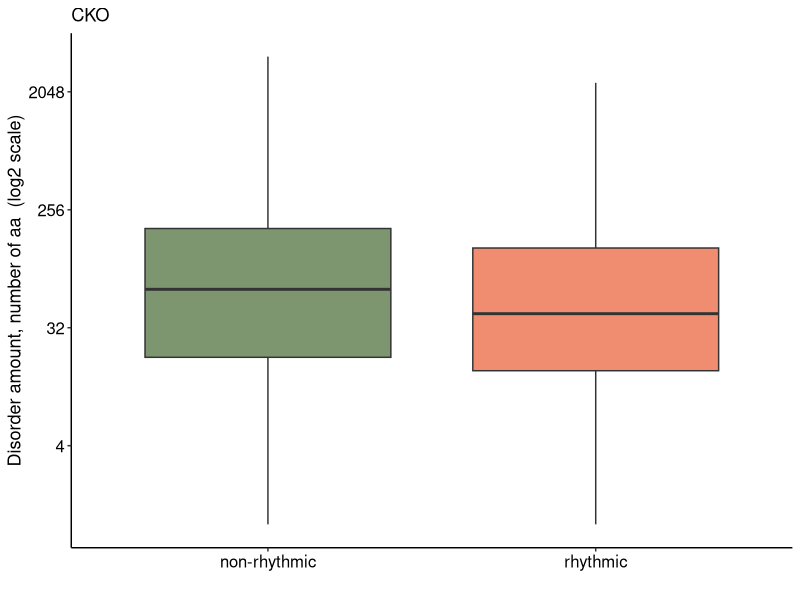
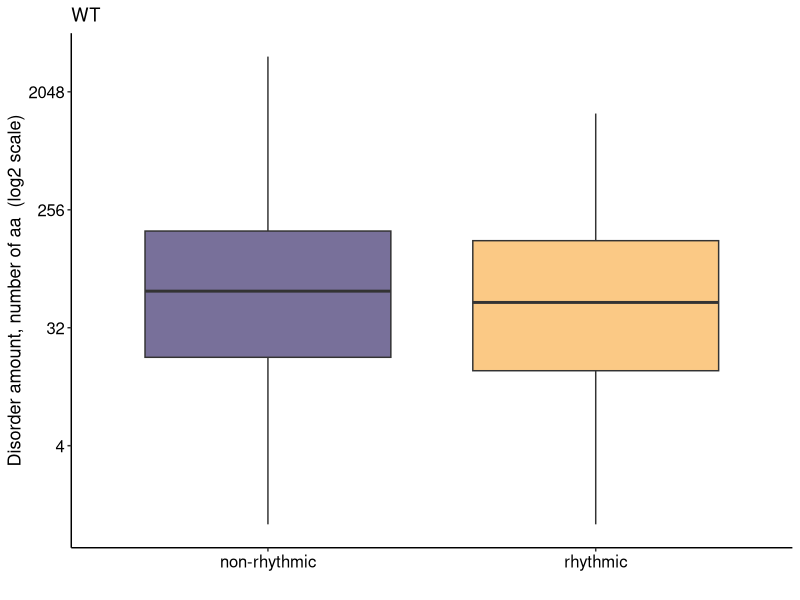
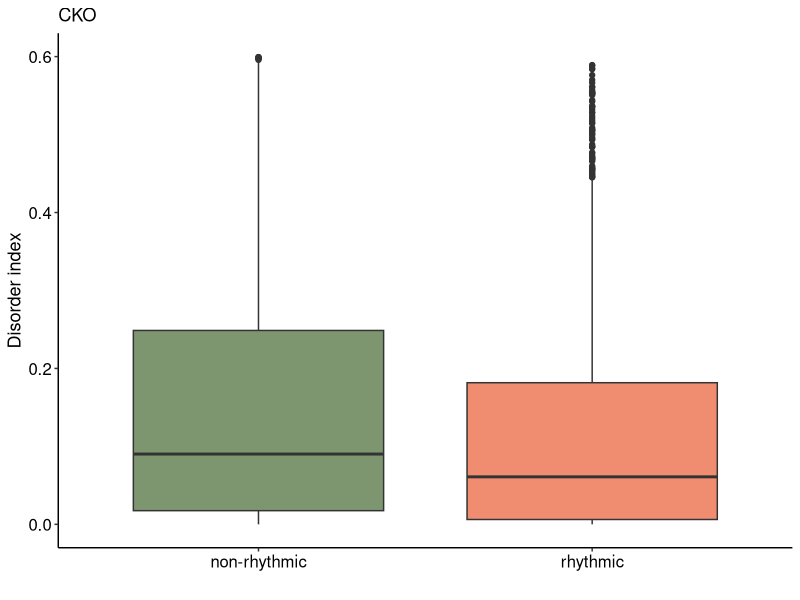
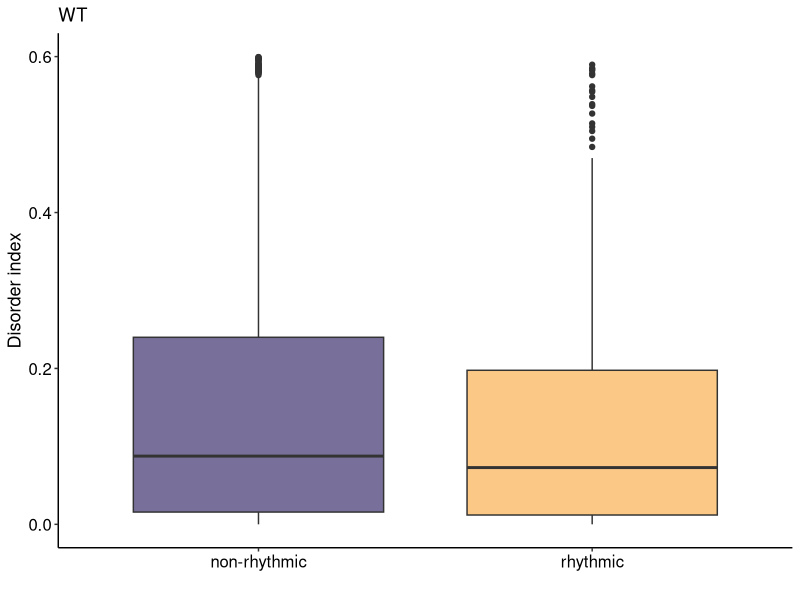
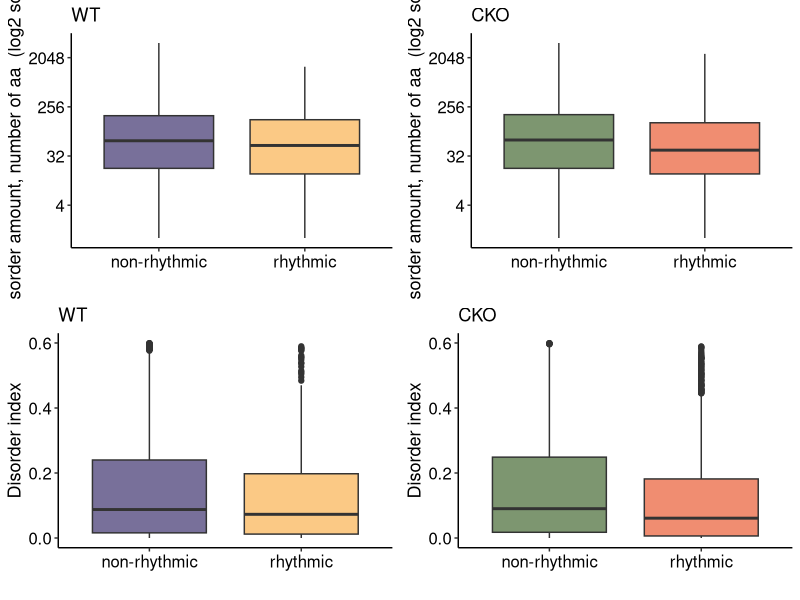

Source code (R) for these figures, in order:
## ---- chunk 1
#setup

#clear your workspace
rm(list=ls())

#Load useful packages

if (!require("tidyverse")) {
  install.packages("tidyverse", dependencies = TRUE)
  library(tidyverse)
}

if (!require("gridExtra")) {
  install.packages("gridExtra", dependencies = TRUE)
  library(gridExtra)
}

if (!require("tools")) {
  install.packages("tools", dependencies = TRUE)
  library(tools)
}

#read the RAIN results (from independent analysis), the calculated disorder, and merge
WT_res <- read.csv("WT RAIN corrected ID.csv", stringsAsFactors = FALSE)
disorder <- read.csv("all disorder.csv", stringsAsFactors = FALSE)

WT_all <- merge(WT_res, disorder, by="Uniprot_ID")

#same for CKO
CKO_res <- read.csv("CKO RAIN corrected ID.csv", stringsAsFactors = FALSE)
CKO_all <- merge(CKO_res, disorder, by="Uniprot_ID")

#create rhythmic & nonrhythmic subsets
WT_rhy <- subset(WT_all, pVal<0.05)
CKO_rhy <- subset(CKO_all, pVal<0.05)
WT_nonrhy <- subset(WT_all, pVal>0.05)
CKO_nonrhy <- subset(CKO_all, pVal>0.05)
## ---- chunk 2
#NEW- boxplots, with logged y axis; way overengineered and annoyingly made for colors, tried to match the transparent plots of abundance in the first place...

colours <- c("WT Rhythmic" = "#FBC985", "WT Not Rhythmic" = "#78709A", "CKO Rhythmic" = "#F08D71", "CKO Not Rhythmic" = "#7D9670")
#theme
axis_text_size = 12
axis_label_size = 13
plottheme <- theme( # make it look nice
  panel.border = element_blank(),  
  panel.grid.major = element_blank(),
  panel.grid.minor = element_blank(),
  panel.background = element_blank(),
  axis.line = element_line(colour = "black"),
  axis.text=element_text(colour="black", size = axis_text_size),
  axis.title = element_text(colour = "black", size = axis_label_size))

#eg
CKO_ndis <- ggplot() +
    geom_boxplot(aes("rhythmic", CKO_rhy$nDisorder, fill="CKO Rhythmic")) +
    geom_boxplot(aes("non-rhythmic", CKO_nonrhy$nDisorder, , fill="CKO Not Rhythmic")) + plottheme + scale_y_continuous(trans='log2') + labs(title="CKO", y="Disorder amount, number of aa  (log2 scale)", x="") + scale_fill_manual(name = "", values = colours) + theme(legend.position = "none")
CKO_ndis
wilcox.test(CKO_rhy$nDisorder, CKO_nonrhy$nDisorder, paired=F) #p<0.0001

WT_ndis <- ggplot() +
    geom_boxplot(aes("rhythmic", WT_rhy$nDisorder, fill="WT Rhythmic")) +
    geom_boxplot(aes("non-rhythmic", WT_nonrhy$nDisorder, , fill="WT Not Rhythmic")) + plottheme + scale_y_continuous(trans='log2') + labs(title="WT", y="Disorder amount, number of aa  (log2 scale)", x="") + scale_fill_manual(name = "", values = colours) + theme(legend.position = "none")
WT_ndis
wilcox.test(WT_rhy$nDisorder, WT_nonrhy$nDisorder, paired=F) #p=0.0087

CKO_disin <- ggplot() +
    geom_boxplot(aes("rhythmic", CKO_rhy$Disorder_index, fill="CKO Rhythmic")) +
    geom_boxplot(aes("non-rhythmic", CKO_nonrhy$Disorder_index, , fill="CKO Not Rhythmic")) + plottheme + labs(title="CKO", y="Disorder index", x="") + scale_fill_manual(name = "", values = colours) + theme(legend.position = "none") + ylim(0,0.6)
CKO_disin
wilcox.test(CKO_rhy$Disorder_index, CKO_nonrhy$Disorder_index, paired=F) #p<0.0001


WT_disin <- ggplot() +
    geom_boxplot(aes("rhythmic", WT_rhy$Disorder_index, fill="WT Rhythmic")) +
    geom_boxplot(aes("non-rhythmic", WT_nonrhy$Disorder_index, , fill="WT Not Rhythmic")) + plottheme + labs(title="WT", y="Disorder index", x="") + scale_fill_manual(name = "", values = colours) + theme(legend.position = "none") + ylim(0,0.6)
WT_disin
wilcox.test(WT_rhy$Disorder_index, WT_nonrhy$Disorder_index, paired=F) #p=0.0011

p <- grid.arrange(WT_ndis, CKO_ndis, WT_disin, CKO_disin, nrow=2)

ggsave(plot=p, "WT and CKO rhy vs nonrhy disorder boxplots NEW.png", width=9, height = 9)


